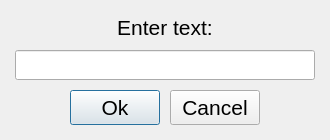
<?xml version="1.0" encoding="UTF-8"?>
<ui version="4.0">
 <class>InputDialog</class>
 <widget class="QDialog" name="InputDialog">
  <property name="geometry">
   <rect>
    <x>0</x>
    <y>0</y>
    <width>330</width>
    <height>140</height>
   </rect>
  </property>
  <property name="windowTitle">
   <string>Dialog</string>
  </property>
  <widget class="QLineEdit" name="inputText">
   <property name="geometry">
    <rect>
     <x>15</x>
     <y>50</y>
     <width>300</width>
     <height>30</height>
    </rect>
   </property>
   <property name="font">
    <font>
     <pointsize>12</pointsize>
    </font>
   </property>
  </widget>
  <widget class="QLabel" name="lblTitle">
   <property name="geometry">
    <rect>
     <x>15</x>
     <y>15</y>
     <width>300</width>
     <height>25</height>
    </rect>
   </property>
   <property name="font">
    <font>
     <pointsize>16</pointsize>
    </font>
   </property>
   <property name="text">
    <string>Enter text:</string>
   </property>
   <property name="alignment">
    <set>Qt::AlignCenter</set>
   </property>
  </widget>
  <widget class="QPushButton" name="btnOk">
   <property name="geometry">
    <rect>
     <x>70</x>
     <y>90</y>
     <width>90</width>
     <height>35</height>
    </rect>
   </property>
   <property name="font">
    <font>
     <pointsize>16</pointsize>
    </font>
   </property>
   <property name="text">
    <string>Ok</string>
   </property>
  </widget>
  <widget class="QPushButton" name="btnCancel">
   <property name="geometry">
    <rect>
     <x>170</x>
     <y>90</y>
     <width>90</width>
     <height>35</height>
    </rect>
   </property>
   <property name="font">
    <font>
     <pointsize>16</pointsize>
    </font>
   </property>
   <property name="text">
    <string>Cancel</string>
   </property>
  </widget>
 </widget>
 <resources/>
 <connections/>
</ui>
